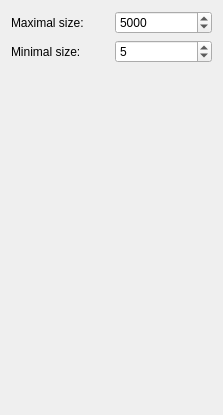
       <widget class="QWidget" name="page_2">
        <property name="geometry">
         <rect>
          <x>0</x>
          <y>0</y>
          <width>223</width>
          <height>415</height>
         </rect>
        </property>
        <attribute name="label">
         <string>Detection</string>
        </attribute>
        <layout class="QGridLayout" name="gridLayout">
         <item row="0" column="0">
          <layout class="QHBoxLayout" name="horizontalLayout_10">
           <item>
            <widget class="QLabel" name="label_11">
             <property name="text">
              <string>Maximal size: </string>
             </property>
            </widget>
           </item>
           <item>
            <widget class="QSpinBox" name="maxSize">
             <property name="maximum">
              <number>9999999</number>
             </property>
             <property name="value">
              <number>5000</number>
             </property>
            </widget>
           </item>
          </layout>
         </item>
         <item row="1" column="0">
          <layout class="QHBoxLayout" name="horizontalLayout_9">
           <item>
            <widget class="QLabel" name="label_12">
             <property name="text">
              <string>Minimal size: </string>
             </property>
            </widget>
           </item>
           <item>
            <widget class="QSpinBox" name="minSize">
             <property name="maximum">
              <number>9999999</number>
             </property>
             <property name="value">
              <number>5</number>
             </property>
            </widget>
           </item>
          </layout>
         </item>
         <item row="2" column="0">
          <spacer name="verticalSpacer_6">
           <property name="orientation">
            <enum>Qt::Vertical</enum>
           </property>
           <property name="sizeHint" stdset="0">
            <size>
             <width>20</width>
             <height>406</height>
            </size>
           </property>
          </spacer>
         </item>
        </layout>
       </widget>
